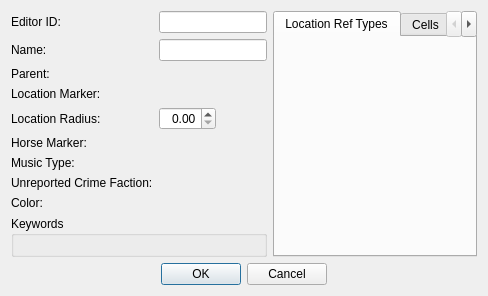
<?xml version="1.0" encoding="UTF-8"?>
<ui version="4.0">
 <class>FormDialogLocation</class>
 <widget class="QDialog" name="FormDialogLocation">
  <property name="windowTitle">
   <string>Location</string>
  </property>
  <layout class="QGridLayout" name="gridLayout_3" columnstretch="0,1">
   <item row="0" column="0">
    <layout class="QGridLayout" name="gridLayout">
     <item row="4" column="0">
      <widget class="QLabel" name="label_5">
       <property name="text">
        <string>Location Radius:</string>
       </property>
       <property name="buddy">
        <cstring>markerRadius</cstring>
       </property>
      </widget>
     </item>
     <item row="6" column="0">
      <widget class="QLabel" name="label_7">
       <property name="text">
        <string>Music Type:</string>
       </property>
       <property name="buddy">
        <cstring>musicType</cstring>
       </property>
      </widget>
     </item>
     <item row="1" column="1">
      <widget class="QLineEdit" name="name"/>
     </item>
     <item row="8" column="1">
      <widget class="DKColorPickerButton" name="color"/>
     </item>
     <item row="2" column="0">
      <widget class="QLabel" name="label_3">
       <property name="text">
        <string>Parent:</string>
       </property>
       <property name="buddy">
        <cstring>parent</cstring>
       </property>
      </widget>
     </item>
     <item row="5" column="0">
      <widget class="QLabel" name="label_6">
       <property name="text">
        <string>Horse Marker:</string>
       </property>
       <property name="buddy">
        <cstring>horseMarker</cstring>
       </property>
      </widget>
     </item>
     <item row="1" column="0">
      <widget class="QLabel" name="label_2">
       <property name="text">
        <string>Name:</string>
       </property>
       <property name="buddy">
        <cstring>name</cstring>
       </property>
      </widget>
     </item>
     <item row="0" column="1">
      <widget class="QLineEdit" name="editorID"/>
     </item>
     <item row="8" column="0">
      <widget class="QLabel" name="label_9">
       <property name="text">
        <string>Color:</string>
       </property>
       <property name="buddy">
        <cstring>color</cstring>
       </property>
      </widget>
     </item>
     <item row="7" column="1">
      <widget class="DKFormPicker" name="unreportedCrimeFaction"/>
     </item>
     <item row="3" column="1">
      <widget class="DKCompactObjectReferencePicker" name="marker">
       <property name="whatsThis">
        <string>Typically, the location's map marker is used, if there is one.</string>
       </property>
      </widget>
     </item>
     <item row="6" column="1">
      <widget class="DKFormPicker" name="musicType"/>
     </item>
     <item row="2" column="1">
      <widget class="DKFormPicker" name="parent"/>
     </item>
     <item row="4" column="1" alignment="Qt::AlignLeft">
      <widget class="QDoubleSpinBox" name="markerRadius">
       <property name="alignment">
        <set>Qt::AlignRight|Qt::AlignTrailing|Qt::AlignVCenter</set>
       </property>
      </widget>
     </item>
     <item row="0" column="0">
      <widget class="QLabel" name="label">
       <property name="text">
        <string>Editor ID:</string>
       </property>
       <property name="buddy">
        <cstring>editorID</cstring>
       </property>
      </widget>
     </item>
     <item row="7" column="0">
      <widget class="QLabel" name="label_8">
       <property name="text">
        <string>Unreported Crime Faction:</string>
       </property>
       <property name="buddy">
        <cstring>unreportedCrimeFaction</cstring>
       </property>
      </widget>
     </item>
     <item row="5" column="1">
      <widget class="DKCompactObjectReferencePicker" name="horseMarker"/>
     </item>
     <item row="3" column="0">
      <widget class="QLabel" name="label_4">
       <property name="text">
        <string>Location Marker:</string>
       </property>
       <property name="buddy">
        <cstring>marker</cstring>
       </property>
      </widget>
     </item>
     <item row="9" column="0" colspan="2">
      <widget class="QGroupBox" name="groupBox">
       <property name="title">
        <string>Keywords</string>
       </property>
       <layout class="QGridLayout" name="gridLayout_2">
        <item row="0" column="0">
         <widget class="DKFormListPane" name="keywords"/>
        </item>
       </layout>
      </widget>
     </item>
    </layout>
   </item>
   <item row="0" column="1">
    <widget class="QTabWidget" name="tabbox">
     <property name="currentIndex">
      <number>0</number>
     </property>
     <widget class="QWidget" name="tabLocRefTypes">
      <attribute name="title">
       <string>Location Ref Types</string>
      </attribute>
      <layout class="QGridLayout" name="gridLayout_4">
       <item row="0" column="0">
        <widget class="DKFormListPane" name="locRefTypes">
         <property name="whatsThis">
          <string>These are the references inside this location that have a Location Ref Type set.</string>
         </property>
         <property name="showFormTypes">
          <bool>false</bool>
         </property>
         <property name="showMoveButtons">
          <bool>false</bool>
         </property>
         <property name="showRemoveButton">
          <bool>false</bool>
         </property>
        </widget>
       </item>
      </layout>
     </widget>
     <widget class="QWidget" name="tabCells">
      <attribute name="title">
       <string>Cells</string>
      </attribute>
      <layout class="QGridLayout" name="gridLayout_5">
       <item row="0" column="0">
        <widget class="DKFormListPane" name="cells">
         <property name="whatsThis">
          <string>These are the cells that have been tagged with this location.</string>
         </property>
         <property name="showFormTypes">
          <bool>false</bool>
         </property>
         <property name="showMoveButtons">
          <bool>false</bool>
         </property>
         <property name="showRemoveButton">
          <bool>false</bool>
         </property>
        </widget>
       </item>
      </layout>
     </widget>
     <widget class="QWidget" name="tabActors">
      <attribute name="title">
       <string>Actors</string>
      </attribute>
      <layout class="QGridLayout" name="gridLayout_6">
       <item row="0" column="0">
        <widget class="DKFormListPane" name="actors">
         <property name="whatsThis">
          <string>These are the actors that have been tagged with this location.</string>
         </property>
         <property name="showFormTypes">
          <bool>false</bool>
         </property>
         <property name="showMoveButtons">
          <bool>false</bool>
         </property>
         <property name="showRemoveButton">
          <bool>false</bool>
         </property>
        </widget>
       </item>
      </layout>
     </widget>
    </widget>
   </item>
   <item row="1" column="0" colspan="2">
    <layout class="QHBoxLayout" name="horizontalLayout">
     <item>
      <spacer name="horizontalSpacer">
       <property name="orientation">
        <enum>Qt::Horizontal</enum>
       </property>
       <property name="sizeHint" stdset="0">
        <size>
         <width>40</width>
         <height>20</height>
        </size>
       </property>
      </spacer>
     </item>
     <item>
      <widget class="QPushButton" name="buttonOK">
       <property name="text">
        <string>OK</string>
       </property>
      </widget>
     </item>
     <item>
      <widget class="QPushButton" name="buttonCancel">
       <property name="text">
        <string>Cancel</string>
       </property>
      </widget>
     </item>
     <item>
      <spacer name="horizontalSpacer_2">
       <property name="orientation">
        <enum>Qt::Horizontal</enum>
       </property>
       <property name="sizeHint" stdset="0">
        <size>
         <width>40</width>
         <height>20</height>
        </size>
       </property>
      </spacer>
     </item>
    </layout>
   </item>
  </layout>
 </widget>
 <customwidgets>
  <customwidget>
   <class>DKColorPickerButton</class>
   <extends>QWidget</extends>
   <header>widgets/DKColorPickerButton.h</header>
  </customwidget>
  <customwidget>
   <class>DKFormPicker</class>
   <extends>QWidget</extends>
   <header>widgets/DKFormPicker.h</header>
  </customwidget>
  <customwidget>
   <class>DKFormListPane</class>
   <extends>QWidget</extends>
   <header>widgets/DKFormListPane.h</header>
  </customwidget>
  <customwidget>
   <class>DKCompactObjectReferencePicker</class>
   <extends>QWidget</extends>
   <header>widgets/DKCompactObjectReferencePicker.h</header>
  </customwidget>
 </customwidgets>
 <tabstops>
  <tabstop>editorID</tabstop>
  <tabstop>name</tabstop>
  <tabstop>parent</tabstop>
  <tabstop>marker</tabstop>
  <tabstop>markerRadius</tabstop>
  <tabstop>horseMarker</tabstop>
  <tabstop>musicType</tabstop>
  <tabstop>unreportedCrimeFaction</tabstop>
  <tabstop>color</tabstop>
  <tabstop>keywords</tabstop>
  <tabstop>tabbox</tabstop>
  <tabstop>locRefTypes</tabstop>
  <tabstop>cells</tabstop>
  <tabstop>actors</tabstop>
  <tabstop>buttonOK</tabstop>
  <tabstop>buttonCancel</tabstop>
 </tabstops>
 <resources/>
 <connections/>
</ui>
